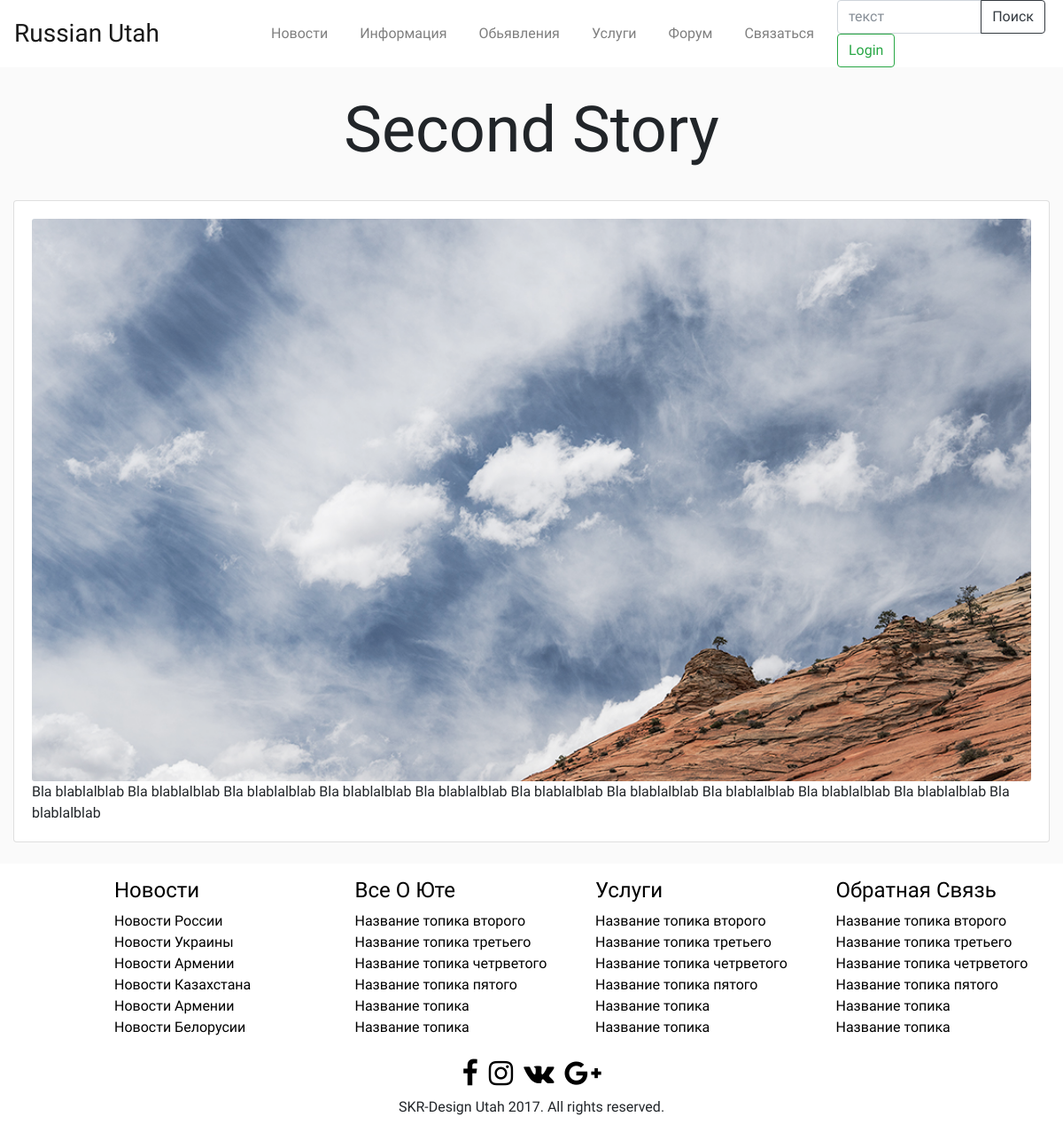
The app's page /story/4/ with its own data.
### stories_app/models.py (models this page shows, shortened)
class Story(models.Model):
    title = models.CharField(max_length=250)
    pub_date = models.DateTimeField()
    image = models.ImageField(upload_to="media/")
    body = models.TextField()

### stories_app/views.py (the view)
def story_detailes(request, story_id):
    storyDetailes = get_object_or_404(Story, pk=story_id)
    return render(request, 'stories_app/story_detailes.html', {'storyDetailes':storyDetailes})

### stories_app/templates/stories_app/story_detailes.html (shortened to what this page needs)
{% extends "base.html" %}
{% block storyTitle %}
  <div class="container bg-faded ubuntu" id="homeImg">
    <explore class="container ubuntu" id="exploreSection">
        <div class="row">
            <div class="col text-center">
                <div class="py-1">
                    <h1 class="display-3">{{ storyDetailes.title }}</h1>
                </div>
            </div>
        </div>
    </explore>
  <div class="card-deck mb-4" id="firstStory">
      <div class="card">
          <div class="card-body">
              <img class="card-img" src="{{ storyDetailes.image.url }}">
              <p class="card-text">{{storyDetailes.body}}</p>
          </div>
      </div>
  </div>
</div>
{% endblock %}

### records on screen
Story: title "Second Story", image (picture), body "Bla blablalblab Bla blablalblab Bla blablalblab Bla blablalblab Bla blablalblab Bla blablalblab Bla blablalblab Bla blablalblab Bla blablalblab Bla blablalblab Bla blablalblab"
